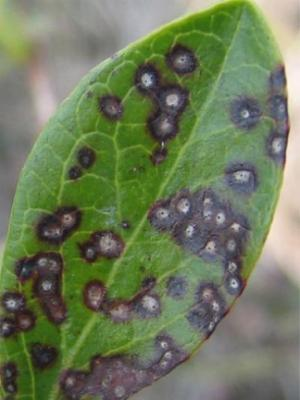
//> input picture OpenCV_SpotDetectionOnLeaf/Leaf-Spot.jpg, 300 x 400 px
$ ./main   (built with g++ and OpenCV 4)
//> lines starting //> are read from the running program, lines starting //| are printed output that depends on the picture; after the words box and inside, x2 and y2 are one past the last pixel; in counts of white or black regions, pixels touching at a corner belong together
//
//  main.cpp
//  OpenCV_SpotDetectionOnLeaf
//
//  Created by Md. Minhazul Haque on 2015-06-16.
//  Copyright (c) 2015 Md. Minhazul Haque. All rights reserved.
//

#include "opencv2/highgui/highgui.hpp"
#include "opencv2/imgproc/imgproc.hpp"
#include <iostream>

using namespace cv;
using namespace std;

int main()
{
    Mat img_src = imread("/Users/minhaz/Leaf-Spot.jpg", CV_8S);
//> img_src is the input picture: 400 rows x 300 cols, CV_8UC3; mean B, G, R 90.9, 122, 109.9
    //Mat img_src = imread("/Users/minhaz/Leaf-NoSpot.jpg", CV_8S);

    // Convert image to gray and blur to remove noise
    Mat img_gray;
    cvtColor(img_src, img_gray, CV_BGR2GRAY);
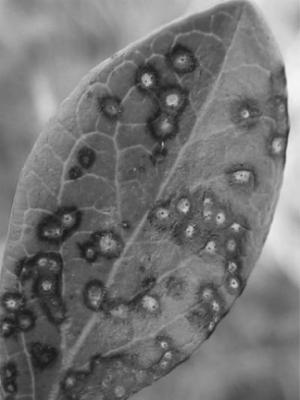
//> img_gray: 400 rows x 300 cols, CV_8UC1; min 21, max 245, mean 114.8
    blur(img_gray, img_gray, Size(3,3));

    // Apply canny effect with min threshold 100 and max 200
    Mat img_canny;
    Canny(img_gray, img_canny, 100, 200, 3);
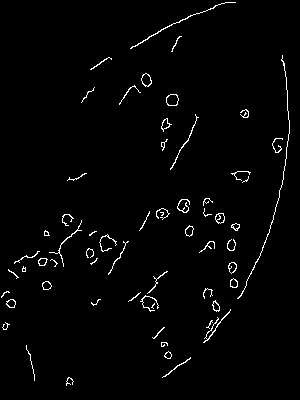
//> img_canny: 400 rows x 300 cols, CV_8UC1; 1.9% white in thin lines or dots

    // Apply contour detection
    vector<vector<Point> > contours;
    vector<Vec4i> hierarchy;
    findContours(img_canny, contours, hierarchy,
                 CV_RETR_TREE, CV_CHAIN_APPROX_SIMPLE, Point(0,0));
//> contours = 81 contours, 51 with area under 20; largest, box (x1, y1, x2, y2) and area: (166, 94, 179, 106) 114, (166, 94, 179, 106) 108, (141, 73, 152, 87) 94, (141, 73, 152, 87) 83, (215, 213, 225, 224) 72

    const int spots_min = 10;
    int spots = 0;

    // Clone the original image for drawing
    Mat img_result = img_src.clone();
    for(unsigned int i = 0; i< contours.size(); i++)
    {
        // If contour contains more than 10 points
        if(contours.at(i).size() > 10)
        {
            RotatedRect rect = fitEllipse(contours.at(i));

            // Smaller area
            if(rect.boundingRect().area() < 500)
            {
                spots++;

                // Draw image
                Scalar color(0, 255, 255);
                circle(img_result, rect.center, 5, color, 5, CV_AA);
            }
        }
    }
//> this loop made 81 passes
//> rect on passes 1, 2, 3, 5, 6, 8, 9, 10, 12, 14, 15, 17: centre (69.3, 381), size (6.6, 8.3), angle 21.7, centre (175.8, 367.5), size (2.2, 30.3), angle 55.1, centre (167.7, 354.9), size (6.8, 7), angle 93.6, centre (29.9, 363.4), size (3.8, 32.9), angle 167.6, centre (163.5, 343.8), size (4.5, 7.4), angle 86.1, centre (5.2, 325.8), size (5.1, 7.5), angle 33.4, centre (209.6, 324.1), size (4.6, 8.3), angle 38.9, centre (218.3, 321.4), size (5.2, 50.8), angle 36.8, centre (215.5, 305.9), size (6.4, 11), angle 162.7, centre (94.8, 301.8), size (4.1, 9.9), angle 60, centre (10.7, 303.2), size (8.7, 9.5), angle 73, centre (149.4, 303), size (12.4, 17.9), angle 125
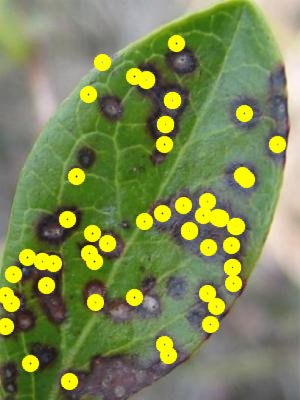
//> img_result: 400 rows x 300 cols, CV_8UC3; 10.22% of pixels changed, all inside (x1, y1, x2, y2) = (0, 34, 287, 391)
//> after the loop, spots = 56

    stringstream str;
    Scalar fontColor;

    // If spot count overloads threshold limit,
    // Make the text color red
    if(spots >= spots_min)
    {
        fontColor = Scalar(0,0,255);
        str << "Infected " << spots << " spots";
    }
    // Else make it green
    else
    {
        fontColor = Scalar(0,255,0);
        str << "Safe " << spots << " spots";
    }

    putText(img_result, str.str(), Point(10,30), CV_FONT_NORMAL, 1, fontColor, 2, CV_AA);
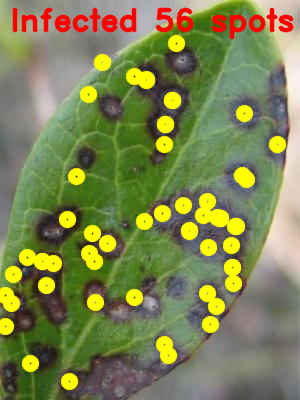
//> img_result: 400 rows x 300 cols, CV_8UC3; 3.03% of pixels changed, all inside (x1, y1, x2, y2) = (12, 7, 294, 40)

    // [11 lines of commented-out code are left out]
    Mat img_merged(400, 600, CV_8UC3);
    Mat left(img_merged, Rect(0, 0, 300, 400));
    img_src.copyTo(left);
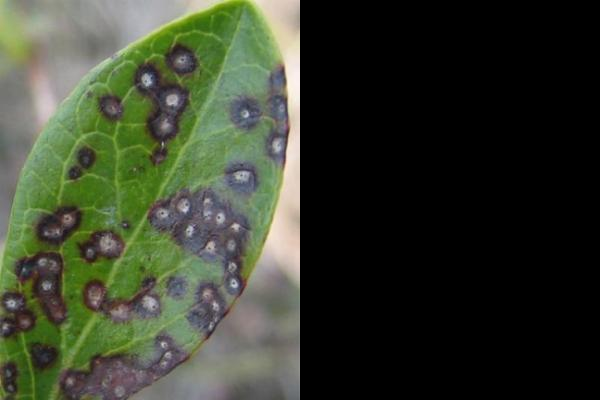
//> img_merged: 400 rows x 600 cols, CV_8UC3; mean B, G, R 45.4, 61, 54.9
    Mat right(img_merged, Rect(300, 0, 300, 400));
//> right: 400 rows x 300 cols, CV_8UC3; every value is 0
    img_result.copyTo(right);
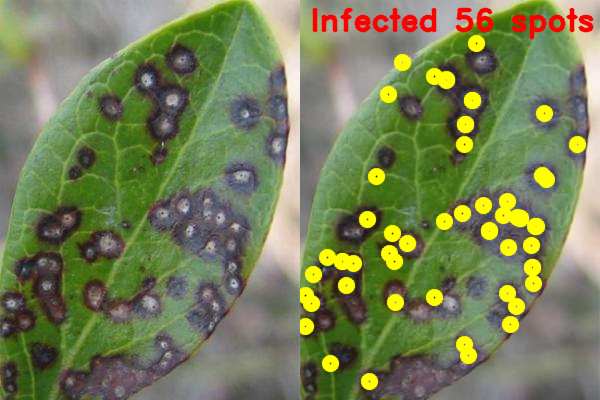
//> img_merged: 400 rows x 600 cols, CV_8UC3; mean B, G, R 85.7, 127, 117.9

    string name_merged("Spot Detection on Leaf");
    namedWindow(name_merged, CV_WINDOW_AUTOSIZE);
    imshow(name_merged, img_merged);

    waitKey(0);

    return 0;
}

$ run again, with OpenCV_SpotDetectionOnLeaf/Leaf-NoSpot.jpg copied over OpenCV_SpotDetectionOnLeaf/Leaf-Spot.jpg
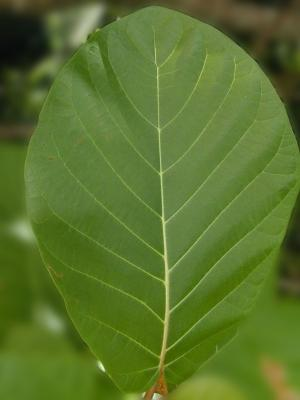
//> input picture OpenCV_SpotDetectionOnLeaf/Leaf-NoSpot.jpg, 300 x 400 px
//> img_src is the input picture: 400 rows x 300 cols, CV_8UC3; mean B, G, R 44.5, 115.3, 89.7
//> `Canny(img_gray, img_canny, 100, 200, 3);`:
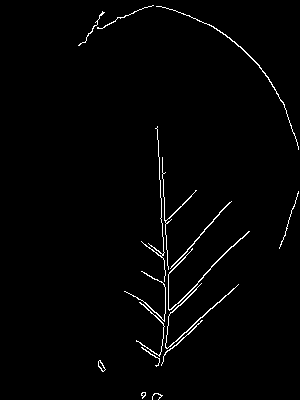
//> img_canny: 400 rows x 300 cols, CV_8UC1; 1.5% white in thin lines or dots, all inside (x1, y1, x2, y2) = (78, 5, 299, 400)
//> contours = 18 contours, 8 with area under 20; largest, box (x1, y1, x2, y2) and area: (168, 231, 250, 311) 90, (165, 283, 239, 349) 82, (156, 6, 299, 150) 68, (170, 201, 232, 269) 58, (98, 360, 106, 372) 40
//> the loop `for(unsigned int i = 0; i< contours.size(); i++)` made 18 passes
//> rect on passes 1, 4, 5, 6, 7, 8, 9, 10: centre (156.1, 396.2), size (6.3, 9.8), angle 76.6, centre (100.7, 365.5), size (4.8, 13), angle 150.9, centre (100.7, 365.4), size (3.8, 14.4), angle 146.8, centre (171, 362.9), size (13.5, 26), angle 0, centre (183.8, 341), size (8.7, 69.5), angle 47.6, centre (146.1, 327.5), size (29.7, 56.4), angle 146.1, centre (205.3, 296.2), size (28.2, 137.6), angle 44.7, centre (423.2, 475.5), size (58.3, 746.2), angle 124
//> after the loop `for(unsigned int i = 0; i< contours.size(); i++)`: spots = 4
//> right: 400 rows x 300 cols, CV_8UC3; every value is 0
//> `img_result.copyTo(right);`:
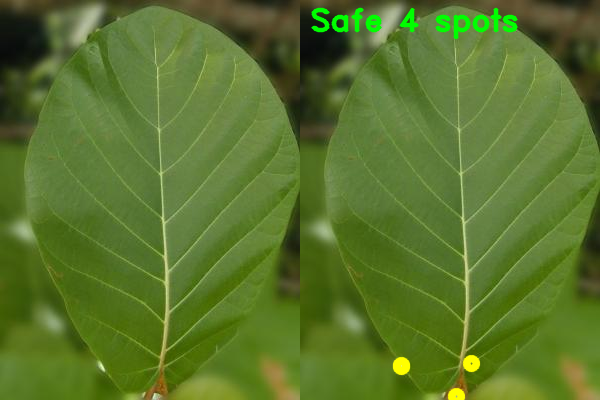
//> img_merged: 400 rows x 600 cols, CV_8UC3; mean B, G, R 44, 116.9, 89.4
